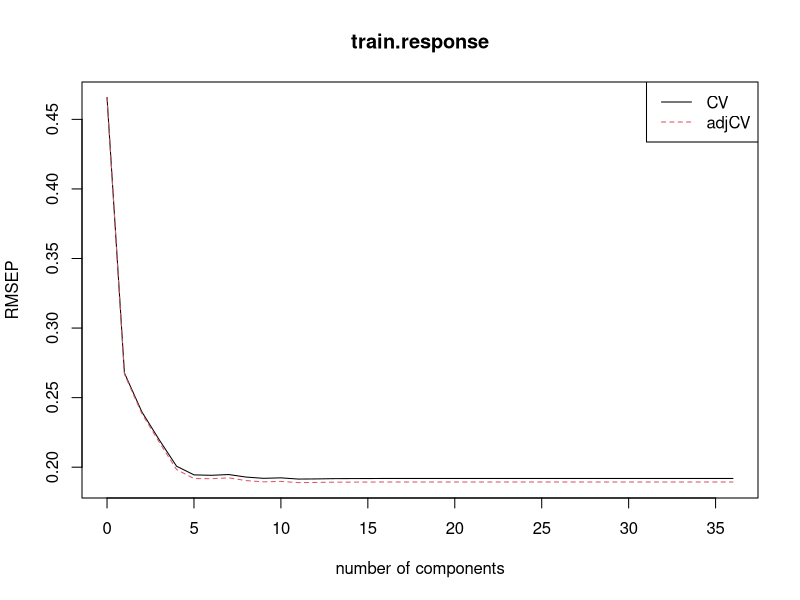
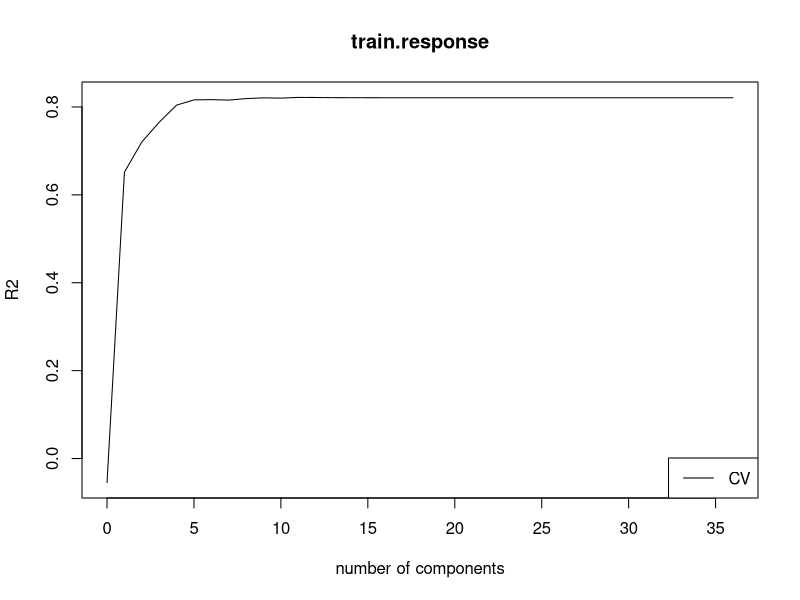

Generate these figures, in order, with R: (Note: this script raises an error after producing the figures.)
library(pls)
library(FactoMineR) # Used for step 4, projection

set.seed(1991)

train <- read.csv("data_set_ALL_AML_train.csv", header = TRUE, sep = ";")
indep <- read.csv("data_set_ALL_AML_independent.csv", header = TRUE, sep = ";")

# 1 represents ALL, 0 AML
# 27 is the index of the last ALL in the training data, 20 in test data. Rest is AML
# The order in the response document is mixed, while they are ordered by ALL first, AML later
# in the .csv files

train.response <- append(rep(1,27), rep(0,11) , after =  27)
indep.response <- append(rep(1,20), rep(0,14) , after = 20)

# Form the matrices to train and test on, by transposing the original data
#
X <- t(train)
Xt <- t(indep)

# Remove non-numerical rows and make data into data.frames for easier 
# management and function calling.
remove.from.train <- seq(4,78,2)
X <- X[-remove.from.train,]
X <- X[-c(1,2),]
X <- data.frame(X)

remove.from.indep <- seq(4,70,2)
Xt <- Xt[-remove.from.indep,]
Xt <- Xt[-c(1,2),]
Xt <- data.frame(Xt)

# Convert to numerical
X <- data.frame(sapply(X, function(x) as.numeric(as.character(x))))
Xt <- data.frame(sapply(Xt, function(x) as.numeric(as.character(x))))

# scale X and Xt
X_means = colMeans(X)
X = scale(X, scale = FALSE)
Xt = scale(Xt, center=X_means, scale = FALSE)

# A final conversion to run the pls
X <- data.frame(X)
Xt <- data.frame(Xt)

# Run PLS1 regression on our data, looking at up to 10 components if using ncomp =10. 
# Can be changed to nothing to run as many as possible (36)
p1 <- plsr(train.response ~ ., data = X[1:38,], validation = "LOO")

# Details about our model. Especially interesting is summary(p1) that gives us
# information about the number of components that describe the training data
attributes(p1)
summary(p1)

# Plot the components importance
plot(RMSEP(p1), legendpos = "topright")

R2(p1)
plot(R2(p1), legendpos = "bottomright")

# Selecting 4 components for 98.49 of variance explained, based on summary above
nd <- 4


# the PLS1 model for step 6, not yet ready. nd is the number of components, suggesting at least 4
# perhaps as many as 7 or 8
lmY <- lm(y~p1$scores[,1:nd])
summary(lmY)
